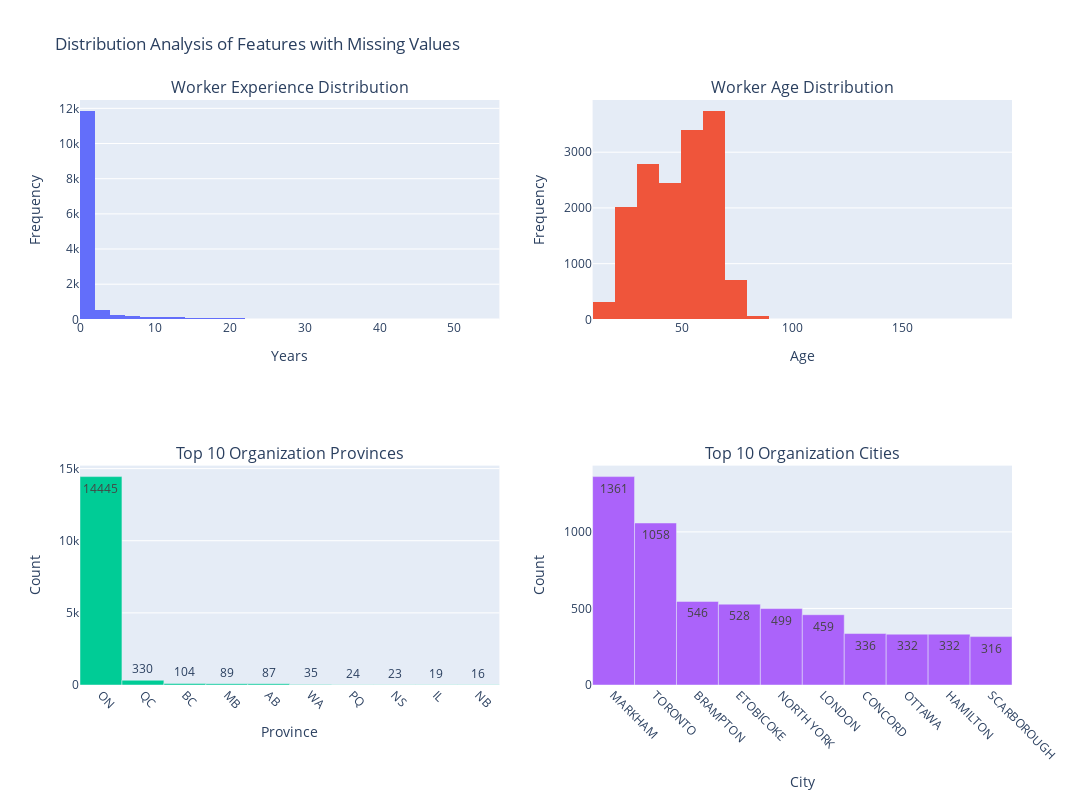

Here is the notebook cell this chart was saved with:
### Markdown cell above
##### Quick Missing Values Summary & Solutions:

1. Worker_Experience_in_Years (1,705 missing, 11.03%)

    - Highest impact
    - Solution: Impute with median based on occupation groups

2. Organization_Province_Code (113 missing, 0.73%)

    - Low impact
    - Solution: Fill with mode (most common province 'ON')


3. Organization_City (108 missing, 0.70%)
    - Low impact
    - Solution: Fill with mode by province

4. Worker_age (5 missing, 0.03%)

    - Negligible impact
    - Solution: Fill with median age

### Code cell
import plotly.express as px
import plotly.graph_objects as go
from plotly.subplots import make_subplots

# Create figure with secondary y-axis
fig = make_subplots(
    rows=2, cols=2,
    subplot_titles=('Worker Experience Distribution', 
                   'Worker Age Distribution',
                   'Top 10 Organization Provinces', 
                   'Top 10 Organization Cities')
)

# Add Worker Experience histogram
fig.add_trace(
    go.Histogram(x=df2['Worker_Experience_in_Years'], 
                 name='Worker Experience',
                 nbinsx=30,
                 showlegend=False),
    row=1, col=1
)

# Add Worker Age histogram
fig.add_trace(
    go.Histogram(x=df2['Worker_age'], 
                 name='Worker Age',
                 nbinsx=30,
                 showlegend=False),
    row=1, col=2
)

# Add Province bar chart
province_counts = df2['Organization_Province_Code'].value_counts().head(10)
fig.add_trace(
    go.Bar(x=province_counts.index, 
           y=province_counts.values,
           name='Provinces',
           text=province_counts.values,
           textposition='auto',
           showlegend=False),
    row=2, col=1
)

# Add City bar chart
city_counts = df2['Organization_City'].value_counts().head(10)
fig.add_trace(
    go.Bar(x=city_counts.index, 
           y=city_counts.values,
           name='Cities',
           text=city_counts.values,
           textposition='auto',
           showlegend=False),
    row=2, col=2
)

# Update layout
fig.update_layout(
    height=800,
    width=1200,
    title_text="Distribution Analysis of Features with Missing Values",
    showlegend=False
)

# Update xaxis properties
fig.update_xaxes(title_text="Years", row=1, col=1)
fig.update_xaxes(title_text="Age", row=1, col=2)
fig.update_xaxes(title_text="Province", row=2, col=1, tickangle=45)
fig.update_xaxes(title_text="City", row=2, col=2, tickangle=45)

# Update yaxis properties
fig.update_yaxes(title_text="Frequency", row=1, col=1)
fig.update_yaxes(title_text="Frequency", row=1, col=2)
fig.update_yaxes(title_text="Count", row=2, col=1)
fig.update_yaxes(title_text="Count", row=2, col=2)

# Show plot
fig.show()

### Figure 1 — Plotly figure (JSON) as saved in the notebook; plotly's stock layout.template omitted (floating-point values rounded to 4 significant figures; data arrays with more than 128 entries replaced by an {"elided": "..."} marker saying what was removed)
{"data": [{"name": "Worker Experience", "nbinsx": 30, "showlegend": false, "type": "histogram", "x": {"elided": "15455 float values"}, "xaxis": "x", "yaxis": "y"}, {"name": "Worker Age", "nbinsx": 30, "showlegend": false, "type": "histogram", "x": {"elided": "15455 float values"}, "xaxis": "x2", "yaxis": "y2"}, {"name": "Provinces", "showlegend": false, "text": [14440.0, 330.0, 104.0, 89.0, 87.0, 35.0, 24.0, 23.0, 19.0, 16.0], "textposition": "auto", "type": "bar", "x": ["ON", "QC", "BC", "MB", "AB", "WA", "PQ", "NS", "IL", "NB"], "xaxis": "x3", "y": [14445, 330, 104, 89, 87, 35, 24, 23, 19, 16], "yaxis": "y3"}, {"name": "Cities", "showlegend": false, "text": [1361.0, 1058.0, 546.0, 528.0, 499.0, 459.0, 336.0, 332.0, 332.0, 316.0], "textposition": "auto", "type": "bar", "x": ["MARKHAM", "TORONTO", "BRAMPTON", "ETOBICOKE", "NORTH YORK", "LONDON", "CONCORD", "OTTAWA", "HAMILTON", "SCARBOROUGH"], "xaxis": "x4", "y": [1361, 1058, 546, 528, 499, 459, 336, 332, 332, 316], "yaxis": "y4"}], "layout": {"annotations": [{"font": {"size": 16}, "showarrow": false, "text": "Worker Experience Distribution", "x": 0.225, "xanchor": "center", "xref": "paper", "y": 1, "yanchor": "bottom", "yref": "paper"}, {"font": {"size": 16}, "showarrow": false, "text": "Worker Age Distribution", "x": 0.775, "xanchor": "center", "xref": "paper", "y": 1, "yanchor": "bottom", "yref": "paper"}, {"font": {"size": 16}, "showarrow": false, "text": "Top 10 Organization Provinces", "x": 0.225, "xanchor": "center", "xref": "paper", "y": 0.375, "yanchor": "bottom", "yref": "paper"}, {"font": {"size": 16}, "showarrow": false, "text": "Top 10 Organization Cities", "x": 0.775, "xanchor": "center", "xref": "paper", "y": 0.375, "yanchor": "bottom", "yref": "paper"}], "height": 800, "showlegend": false, "title": {"text": "Distribution Analysis of Features with Missing Values"}, "width": 1200, "xaxis": {"anchor": "y", "domain": [0, 0.45], "title": {"text": "Years"}}, "xaxis2": {"anchor": "y2", "domain": [0.55, 1], "title": {"text": "Age"}}, "xaxis3": {"anchor": "y3", "domain": [0, 0.45], "tickangle": 45, "title": {"text": "Province"}}, "xaxis4": {"anchor": "y4", "domain": [0.55, 1], "tickangle": 45, "title": {"text": "City"}}, "yaxis": {"anchor": "x", "domain": [0.625, 1], "title": {"text": "Frequency"}}, "yaxis2": {"anchor": "x2", "domain": [0.625, 1], "title": {"text": "Frequency"}}, "yaxis3": {"anchor": "x3", "domain": [0, 0.375], "title": {"text": "Count"}}, "yaxis4": {"anchor": "x4", "domain": [0, 0.375], "title": {"text": "Count"}}}}
